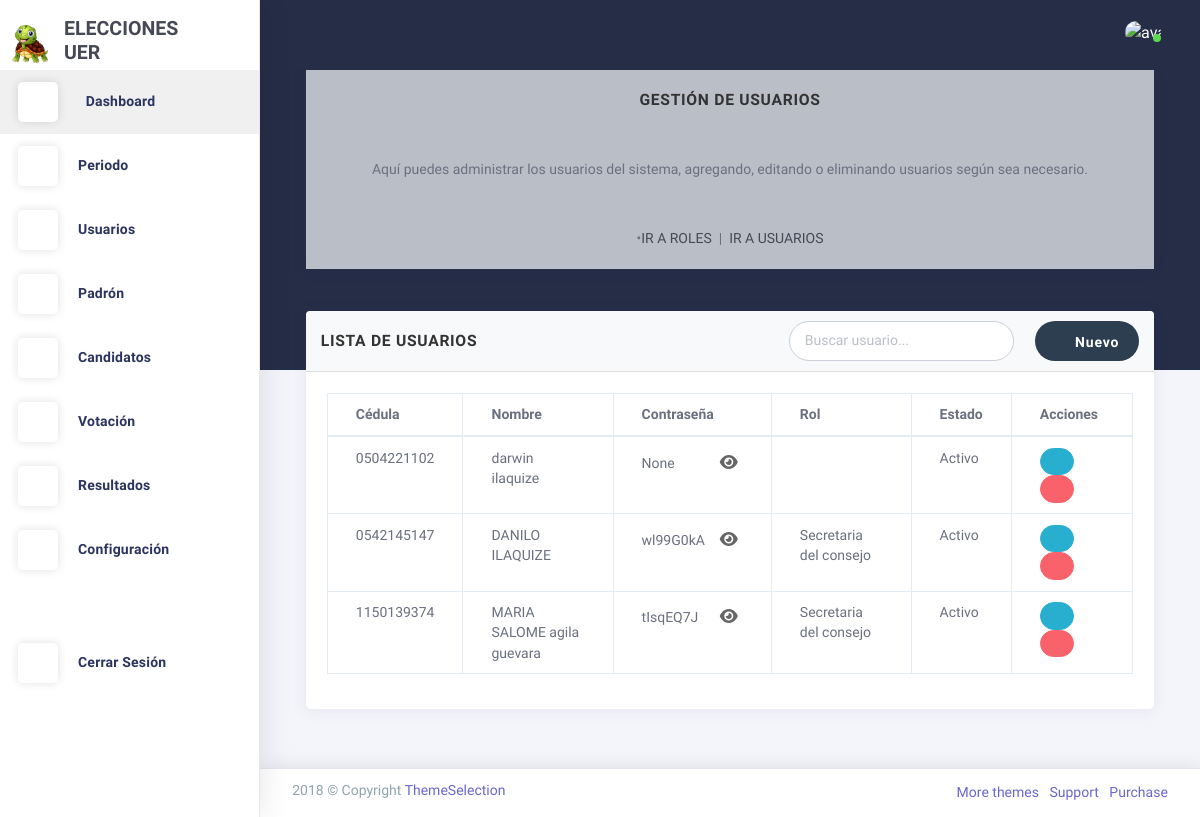
/usuarios/agregarUsuario/, run on an earlier commit of the app's database.
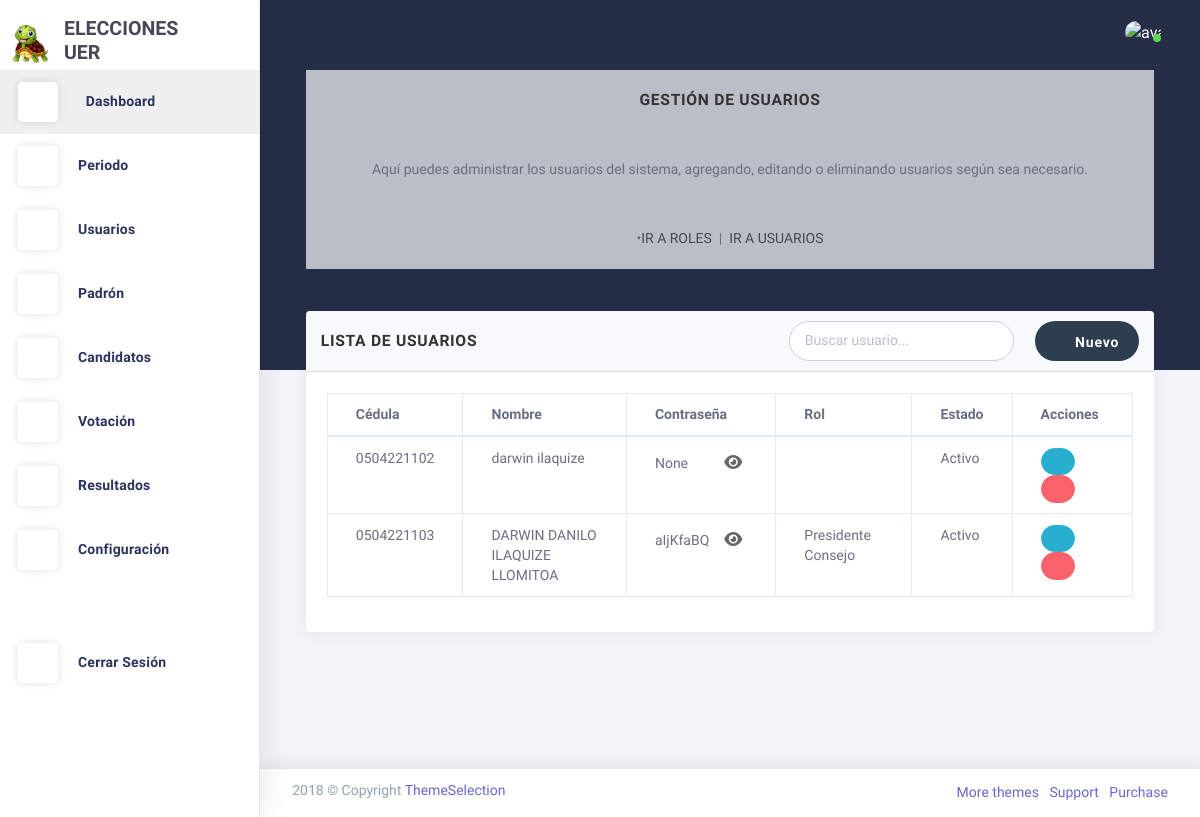
And on a later commit of the database.
### Aplicaciones/configuracion/models.py (models this page shows, shortened)
class LogoConfig(models.Model):
    logo_1 = models.ImageField(upload_to='logos/')
    logo_2 = models.ImageField(upload_to='logos/')
    iniciales = models.CharField(max_length=10)

### Aplicaciones/usuarios/models.py (models this page shows, shortened)
class Usuarios(AbstractUser):
    username = models.CharField('Cédula', max_length=10, unique=True)  # se usa como login
    nombre = models.CharField(max_length=100)
    apellido = models.CharField(max_length=100, blank=True, null=True)
    email = models.EmailField(unique=True)
    id_rol = models.ForeignKey(Roles,  on_delete=models.CASCADE, null=True, blank=True)
    activo = models.BooleanField(default=True)
    imagen = models.ImageField(upload_to='perfil/', blank=True, null=True)
    periodo = models.ForeignKey(Periodo, on_delete=models.SET_NULL, null=True, blank=True)
    plain_password = models.CharField(max_length=128, blank=True, null=True)  # Nuevo campo para contraseña en texto plano
    USERNAME_FIELD = 'username'  # la cédula será usada para login
    REQUIRED_FIELDS = ['email', 'nombre', 'apellido']
    class Meta:
        verbose_name = 'Usuario'
        verbose_name_plural = 'Usuarios'
        db_table = 'usuarios'

class Roles(models.Model):
    nombre_rol = models.CharField(max_length=50, unique=True)
    descripcion = models.TextField(blank=True, null=True)

### Aplicaciones/usuarios/views.py (the view)
# urls.py: path('usuarios/agregarUsuario/', views.agregarUsuario, name='agregarUsuario'),
def agregarUsuario(request):
    roles = Roles.objects.all()
    usuarios = Usuarios.objects.all()  # Obtener todos los usuarios para la tabla
    return render(request, 'usuarios/agregarUsuario.html', {'roles': roles, 'usuarios': usuarios})

### Aplicaciones/configuracion/context_processors.py (called while the page is built)
def logo_config(request):
    return {'logo_config': LogoConfig.objects.first()}

### Aplicaciones/usuarios/templates/usuarios/agregarUsuario.html (shortened to what this page needs)
{% extends 'plantilla.html' %}
{% block contenido %}
<div class="card mb-3">
  <div class="card-body bg-light text-center">
    <h5 class="card-title mb-4"><strong>Gestión de Usuarios</strong></h5>
    <p class="card-text mb-4">
      Aquí puedes administrar los usuarios del sistema, agregando, editando o eliminando usuarios según sea necesario.
  </p>
    <nav class="d-flex justify-content-center gap-3">
      <span class="text-muted">•</span>
      <a href="{% url 'agregarrol' %}" class="text-decoration-none text-dark {% if request.path == '/agregarrol/' %} text-decoration-underline {% endif %}">IR A ROLES</a>
      <span>&nbsp;&nbsp;</span>
      <span class="text-muted">|</span>
      <span>&nbsp;&nbsp;</span>
      <a href="{% url 'agregarUsuario' %}" class="text-decoration-none text-dark {% if request.path == '/agregarUsuario/' %} text-decoration-underline {% endif %}">IR A USUARIOS</a>
    </nav>
  </div>
</div>
<section id="listar-usuarios" class="row match-height">
  <div class="col-sm-12">
    <div class="card">
      <div class="card-header d-flex flex-column flex-md-row justify-content-between align-items-md-center">
        <h4 class="card-title mb-2 mb-md-0">Lista de Usuarios</h4>
        <div class="d-flex flex-column flex-md-row align-items-stretch justify-content-md-end">
            <input type="text" class="form-control mb-2 mb-md-0 mr-md-2" placeholder="Buscar usuario...">
            <button type="button" class="btn btn-primary" data-toggle="modal" data-target="#modalAgregarUsuario">
                <i class="la la-plus"></i> Nuevo
            </button>
        </div>
    </div>
      <div class="card-content">
        <div class="card-body">
          <div class="table-responsive">
            <table class="table table-bordered">
              <thead>
                <tr>
                  <th>Cédula</th>
                  <th>Nombre</th>
                  <th>Contraseña</th>
                  <th>Rol</th>
                  <th>Estado</th>
                  <th>Acciones</th>
                </tr>
              </thead>
              <tbody>
                {% for usuario in usuarios %}
                  <tr>
                    <td>{{ usuario.username }}</td>
                    <td>{{ usuario.nombre }} {{ usuario.apellido }}</td>
                    <td>
                      <div class="password-container">
                        <span class="password-text" data-password="{{ usuario.plain_password }}">{{ usuario.plain_password }}</span>
                        <button type="button" class="toggle-password">
                          <i class="fas fa-eye"></i>
                        </button>
                      </div>
                    </td>
                    <td>{{ usuario.id_rol.nombre_rol }}</td>
                    <td>
                      {% if usuario.activo %} Activo {% else %} Desactivado {% endif %}
                    </td>
                    <td class="action-buttons">
                      <button type="button" class="btn btn-info btn-sm" data-toggle="modal" data-target="#editarUsuarioModal{{ usuario.id }}">
                        <i class="la la-edit"></i>
                      </button>
                      <button type="button" class="btn btn-danger btn-sm" data-toggle="modal" data-target="#eliminarUsuarioModal{{ usuario.id }}">
                        <i class="la la-trash"></i>
                      </button>
                    </td>
                  </tr>
                {% empty %}
                  <tr>
                    <td colspan="6" class="text-center">No hay usuarios registrados.</td>
                  </tr>
                {% endfor %}
              </tbody>
            </table>
          </div>
        </div>
      </div>
    </div>
  </div>
</section>
{% endblock contenido %}

### Aplicaciones/administracion/templates/plantilla.html (shortened to what this page needs)
{% load static %}
<!DOCTYPE html>
<html class="loading" lang="en" data-textdirection="ltr">
  <head>
    <link href="https://maxcdn.icons8.com/fonts/line-awesome/1.1/css/line-awesome.min.css" rel="stylesheet">
    <link rel="stylesheet" type="text/css" href="{% static 'plantillas/theme-assets/css/vendors.css' %}">
    <link rel="stylesheet" type="text/css" href="{% static 'plantillas/theme-assets/vendors/css/charts/chartist.css' %}">
    <link rel="stylesheet" type="text/css" href="{% static 'plantillas/theme-assets/css/app-lite.css' %}">
    <link rel="stylesheet" type="text/css" href="{% static 'plantillas/theme-assets/css/core/menu/menu-types/vertical-menu.css' %}">
    <link rel="stylesheet" type="text/css" href="{% static 'plantillas/theme-assets/css/core/colors/palette-gradient.css' %}">
    <link rel="stylesheet" type="text/css" href="{% static 'plantillas/theme-assets/css/pages/dashboard-ecommerce.css' %}">
    <link rel="stylesheet" href="https://cdnjs.cloudflare.com/ajax/libs/font-awesome/6.5.2/css/all.min.css">
    <link rel="stylesheet" href="{% static 'css/style.css' %}">
    <link href="https://cdn.jsdelivr.net/npm/bootstrap-fileinput@5.5.0/css/fileinput.min.css" rel="stylesheet">
    <link rel="stylesheet" href="https://cdn.jsdelivr.net/npm/izitoast@1.4.0/dist/css/iziToast.min.css">
    <link rel="stylesheet" href="https://cdn.datatables.net/1.11.5/css/jquery.dataTables.min.css">
    <link rel="stylesheet" href="https://cdn.datatables.net/1.11.5/css/dataTables.bootstrap4.min.css">
    <link rel="stylesheet" href="https://cdn.datatables.net/buttons/2.2.2/css/buttons.dataTables.min.css">
    <link rel="stylesheet" href="https://cdn.datatables.net/buttons/2.2.2/css/buttons.bootstrap4.min.css">
  </head>
  <body class="vertical-layout vertical-menu 2-columns menu-expanded fixed-navbar" data-open="click" data-menu="vertical-menu" data-color="bg-chartbg" data-col="2-columns">
    <nav class="header-navbar navbar-expand-md navbar navbar-with-menu navbar-without-dd-arrow fixed-top navbar-semi-light">
      <div class="navbar-wrapper">
        <div class="navbar-container content">
          <div class="collapse navbar-collapse show" id="navbar-mobile">
            <ul class="nav navbar-nav mr-auto float-left">
              <li class="nav-item d-none d-md-block"><a class="nav-link nav-link-expand" href="#"><i class="ficon ft-maximize"></i></a></li>
              <li class="nav-item dropdown navbar-search"><a class="nav-link dropdown-toggle hide" data-toggle="dropdown" href="#"><i class="ficon ft-search"></i></a>
              </li>
            </ul>
            <ul class="nav navbar-nav float-right">
              <li class="dropdown dropdown-language nav-item"><a class="dropdown-toggle nav-link" id="dropdown-flag" href="#" data-toggle="dropdown" aria-haspopup="true" aria-expanded="false"><i class="flag-icon flag-icon-us"></i></a>
              </li>
            </ul>
            <ul class="nav navbar-nav float-right">
              <li class="dropdown dropdown-notification nav-item"><a class="nav-link nav-link-label" href="#" data-toggle="dropdown"><i class="ficon ft-mail"></i></a>
              </li>
              <li class="dropdown dropdown-user nav-item"><a class="dropdown-toggle nav-link dropdown-user-link" href="#" data-toggle="dropdown"><span class="avatar avatar-online"><img src="{% static 'plantillas/theme-assets/images/portrait/small/avatar-s-19.png' %}" alt="avatar"><i></i></span></a>
              </li>
            </ul>
          </div>
        </div>
      </div>
    </nav>
    <div class="main-menu menu-fixed menu-light menu-accordion menu-shadow" data-scroll-to-active="true" alt="LOGO MENU"
         data-img="{% if logo_config and logo_config.logo_2 %}{{ logo_config.logo_2.url }}{% else %}{% static 'images/logo1.png' %}{% endif %}">
      <div class="navbar-header">
        <ul class="nav navbar-nav flex-row">
          <li class="nav-item mr-auto">
            <a class="navbar-brand" href="index.html">
              <img class="brand-logo" alt="LOGO FONDO"
                   src="{% if logo_config and logo_config.logo_1 %}{{ logo_config.logo_1.url }}{% else %}{% static 'images/logo1.png' %}{% endif %}"/>
              <h3 class="brand-text">
                {{ logo_config.iniciales|default:" " }}
              </h3>
            </a>
          </li>
        </ul>
      </div>
      <div class="main-menu-content">
        <ul class="navigation navigation-main" id="main-menu-navigation" data-menu="menu-navigation">
            <li class="active">
                <a href="{% url 'dashboard' %}"><i class="ft-home"></i>
                    <span class="menu-title" data-i18n="">Dashboard</span>
                </a>
            </li>
            <li class="nav-item">
              <a href="#"><i class="ft-bar-chart-2"></i><span class="menu-title" data-i18n="">Periodo</span></a>
            </li>
            <li class="nav-item">
              <a href="#"><i class="ft-users"></i><span class="menu-title" data-i18n="">Usuarios</span></a>
            </li>
            <li class="nav-item">
                <a href="#"><i class="ft-list"></i><span class="menu-title" data-i18n="">Padrón</span></a>
            </li>
            <li class="nav-item">
                <a href="#"><i class="ft-plus-circle"></i><span class="menu-title" data-i18n="">Candidatos</span></a>
            </li>
            <li class="nav-item">
                <a href="#"><i class="ft-check-circle"></i><span class="menu-title" data-i18n="">Votación</span></a>
            </li>
            <li class="nav-item">
                <a href="#"><i class="ft-bar-chart-2"></i><span class="menu-title" data-i18n="">Resultados</span></a>
            </li>
            <li class="nav-item">
                  <a href="{% url 'configurar_logo' %}"><i class="ft-settings"></i><span class="menu-title" data-i18n="">Configuración</span></a>
            </li>
            <li class="nav-item mt-4">
              <a href="{% url 'agregarLogin' %}">
              <i class="ft-power"></i><span class="menu-title">Cerrar Sesión</span>
              </a>
          </li>
        </ul>
      </div>
      <div class="navigation-background"></div>
    </div>
    <div class="app-content content">
      <div class="content-wrapper">
        <div class="content-body">
          <div class="container">
            {% block contenido %}{% endblock %}
          </div>
        </div>
      </div>
    </div>
    <footer class="footer footer-static footer-light navbar-border navbar-shadow">
      <div class="clearfix blue-grey lighten-2 text-sm-center mb-0 px-2">
        <span class="float-md-left d-block d-md-inline-block">2018  &copy; Copyright <a class="text-bold-800 grey darken-2" href="https://themeselection.com" target="_blank">ThemeSelection</a></span>
        <ul class="list-inline float-md-right d-block d-md-inline-blockd-none d-lg-block mb-0">
          <li class="list-inline-item"><a class="my-1" href="https://themeselection.com/" target="_blank"> More themes</a></li>
          <li class="list-inline-item"><a class="my-1" href="https://themeselection.com/support" target="_blank"> Support</a></li>
          <li class="list-inline-item"><a class="my-1" href="https://themeselection.com/products/chameleon-admin-modern-bootstrap-webapp-dashboard-html-template-ui-kit/" target="_blank"> Purchase</a></li>
        </ul>
      </div>
    </footer>
</body>
</html>

### sistema_voto_ue_riobamba/static/plantillas/theme-assets/css/core/menu/menu-types/vertical-menu.css (style rules this page uses)
body.vertical-layout.vertical-menu.menu-expanded .navbar-header { z-index: 999; float: left; width: 260px; }
body.vertical-layout.vertical-menu.menu-expanded .navbar .navbar-container { margin-left: 260px; }
body.vertical-layout.vertical-menu.menu-expanded .main-menu { width: 260px; -webkit-transition: 300ms ease all; -moz-transition: 300ms ease all; -o-transition: 300ms ease all; transition: 300ms ease all; -webkit-backface-visibility: hidden; -moz-backface-visibility: hidden; backface-visibility: hidden; }
body.vertical-layout.vertical-menu.menu-expanded .main-menu .navigation > li > a > i:before { font-size: 1.5rem; }
body.vertical-layout.vertical-menu.menu-expanded .main-menu .navigation > li > a > span { -webkit-transition: -webkit-transform .3s ease; -moz-transition: transform .3s ease, -moz-transform .3s ease; -o-transition: -o-transform .3s ease; transition: -webkit-transform .3s ease; transition: transform .3s ease; transition: transform .3s ease, -webkit-transform .3s ease, -moz-transform .3s ease, -o-transform .3s ease; }
body.vertical-layout.vertical-menu.menu-expanded .main-menu.menu-light .navigation > li > a > i { line-height: 40px; display: inline-block; width: 40px; height: 40px; margin-right: 20px; text-align: center; vertical-align: middle; border-radius: 12%; background: #fff; -webkit-box-shadow: 0 0 10px rgba(0, 0, 0, .12); box-shadow: 0 0 10px rgba(0, 0, 0, .12); }
body.vertical-layout.vertical-menu.menu-expanded .content, body.vertical-layout.vertical-menu.menu-expanded .footer { margin-left: 260px; }

### sistema_voto_ue_riobamba/static/plantillas/theme-assets/css/pages/dashboard-ecommerce.css (style rules this page uses)
.content .content-wrapper { padding-top: 0 !important; }

### sistema_voto_ue_riobamba/static/css/style.css (style rules this page uses)
.card-title { font-weight: bold; font-size: 1.2rem; text-transform: uppercase; color: #333; }
.card-header { background-color: #f8f9fa; border-bottom: 1px solid #ddd; padding: 10px 15px; }
.action-buttons .btn { margin-right: 5px; font-size: 0.8rem; padding: 3px 8px; }
.form-control { border-radius: 20px; border: 1.5px solid #ccd1d9; padding: 10px 15px; font-size: 14px; transition: all 0.3s; }
.btn { border-radius: 20px; padding: 8px 20px; font-size: 14px; font-weight: 600; }
.btn-primary { background-color: #2c3e50; border: none; }
.password-container { display: flex; align-items: center; gap: 10px; }
.password-text { flex: 1; }
.toggle-password { background: none; border: none; cursor: pointer; padding: 5px; color: #666; }
.toggle-password i { font-size: 16px; }

### Aplicaciones/administracion/templates/plantilla.html (style rules this page uses)
.brand-text { display: flex; flex-direction: column; align-items: flex-start; line-height: 1.2; font-size: 1rem; white-space: normal; max-width: 150px; }
.navbar-brand { display: flex; align-items: center; gap: 10px; }
.brand-logo { max-width: 40px; height: auto; }

What changed in the data, as far as the page shows it:
removed Usuarios: username "0542145147", nombre "DANILO", apellido "ILAQUIZE", plain_password "wl99G0kA", id_rol.nombre_rol "Secretaria del consejo", activo "Activo"
removed Usuarios: username "1150139374", nombre "MARIA SALOME", apellido "agila guevara", plain_password "tIsqEQ7J", id_rol.nombre_rol "Secretaria del consejo", activo "Activo"
added Usuarios: username "0504221103", nombre "DARWIN DANILO", apellido "ILAQUIZE LLOMITOA", plain_password "aIjKfaBQ", id_rol.nombre_rol "Presidente Consejo", activo "Activo"
